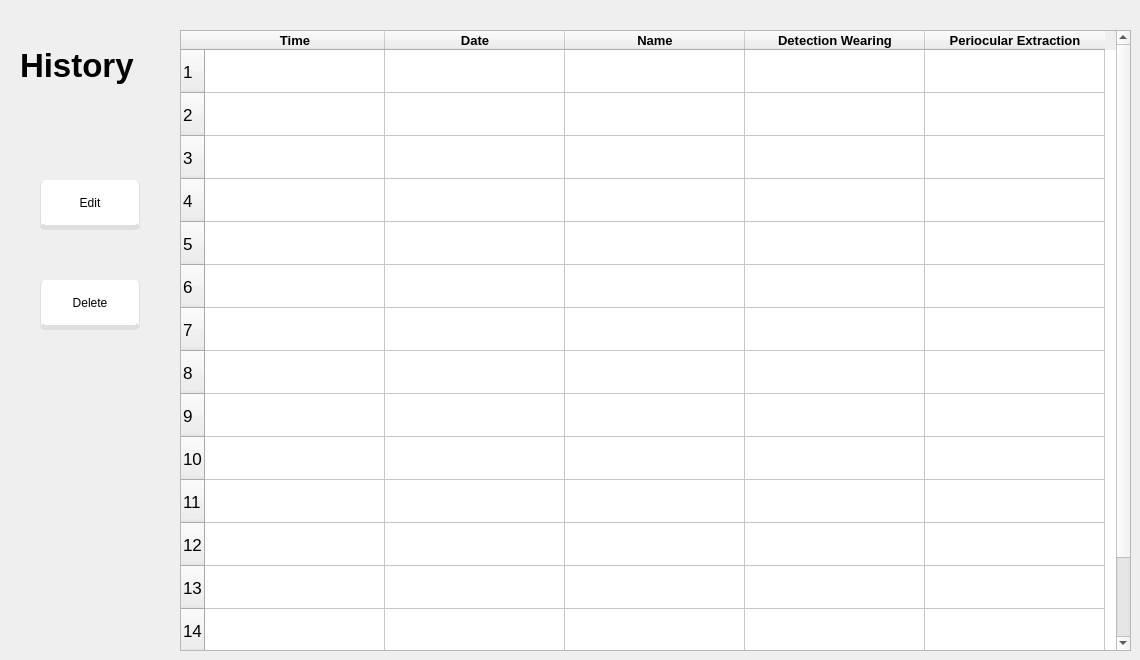
       <widget class="QWidget" name="history_page">
        <widget class="QLabel" name="history_lbl">
         <property name="geometry">
          <rect>
           <x>20</x>
           <y>10</y>
           <width>161</width>
           <height>111</height>
          </rect>
         </property>
         <property name="font">
          <font>
           <family>Helvetica</family>
           <pointsize>25</pointsize>
           <weight>75</weight>
           <bold>true</bold>
          </font>
         </property>
         <property name="styleSheet">
          <string notr="true">background:transparent;
</string>
         </property>
         <property name="text">
          <string>History</string>
         </property>
        </widget>
        <widget class="QTableWidget" name="tableWidget">
         <property name="geometry">
          <rect>
           <x>180</x>
           <y>30</y>
           <width>951</width>
           <height>621</height>
          </rect>
         </property>
         <property name="font">
          <font>
           <pointsize>13</pointsize>
          </font>
         </property>
         <property name="styleSheet">
          <string notr="true"/>
         </property>
         <property name="frameShape">
          <enum>QFrame::StyledPanel</enum>
         </property>
         <property name="frameShadow">
          <enum>QFrame::Raised</enum>
         </property>
         <property name="showGrid">
          <bool>true</bool>
         </property>
         <property name="gridStyle">
          <enum>Qt::SolidLine</enum>
         </property>
         <property name="wordWrap">
          <bool>true</bool>
         </property>
         <property name="rowCount">
          <number>15</number>
         </property>
         <attribute name="horizontalHeaderDefaultSectionSize">
          <number>180</number>
         </attribute>
         <attribute name="horizontalHeaderMinimumSectionSize">
          <number>50</number>
         </attribute>
         <attribute name="verticalHeaderDefaultSectionSize">
          <number>43</number>
         </attribute>
         <row/>
         <row/>
         <row/>
         <row/>
         <row/>
         <row/>
         <row/>
         <row/>
         <row/>
         <row/>
         <row/>
         <row/>
         <row/>
         <row/>
         <row/>
         <column>
          <property name="text">
           <string>Time</string>
          </property>
          <property name="font">
           <font>
            <family>Helvetica</family>
            <pointsize>10</pointsize>
            <weight>75</weight>
            <bold>true</bold>
           </font>
          </property>
         </column>
         <column>
          <property name="text">
           <string>Date</string>
          </property>
          <property name="font">
           <font>
            <family>Helvetica</family>
            <pointsize>10</pointsize>
            <weight>75</weight>
            <bold>true</bold>
           </font>
          </property>
         </column>
         <column>
          <property name="text">
           <string>Name</string>
          </property>
          <property name="font">
           <font>
            <family>Helvetica</family>
            <pointsize>10</pointsize>
            <weight>75</weight>
            <bold>true</bold>
           </font>
          </property>
         </column>
         <column>
          <property name="text">
           <string>Detection Wearing</string>
          </property>
          <property name="font">
           <font>
            <family>Helvetica</family>
            <pointsize>10</pointsize>
            <weight>75</weight>
            <bold>true</bold>
           </font>
          </property>
         </column>
         <column>
          <property name="text">
           <string>Periocular Extraction</string>
          </property>
          <property name="font">
           <font>
            <family>Helvetica</family>
            <pointsize>10</pointsize>
            <weight>75</weight>
            <bold>true</bold>
           </font>
          </property>
         </column>
        </widget>
        <widget class="QPushButton" name="edit_btn">
         <property name="geometry">
          <rect>
           <x>40</x>
           <y>180</y>
           <width>100</width>
           <height>50</height>
          </rect>
         </property>
         <property name="font">
          <font>
           <family>Helvetica</family>
          </font>
         </property>
         <property name="styleSheet">
          <string notr="true">QPushButton#edit_btn{
	background-color: rgb(255, 255, 255);
	color: rgb(0, 0, 0);
	border:none;
	border-radius: 5px;
	border-bottom: 5px solid rgb(223,223,225);
	border-left: 1px solid rgb(223,223,225);
	border-right: 1px solid rgb(223,223,225);
}
QPushButton#edit_btn:hover{
	
	background-color: rgb(249, 249, 249);
	border-bottom: 5px solid rgb(223,223,225);
	border-left: 1px solid rgb(223,223,225);
	border-right: 1px solid rgb(223,223,225);
}

QPushButton#edit_btn:pressed{
	padding-left:5px;
	padding-top:5px;
	background-color: rgb(182, 182, 182);
}</string>
         </property>
         <property name="text">
          <string>Edit</string>
         </property>
        </widget>
        <widget class="QPushButton" name="delete_btn">
         <property name="geometry">
          <rect>
           <x>40</x>
           <y>280</y>
           <width>100</width>
           <height>50</height>
          </rect>
         </property>
         <property name="font">
          <font>
           <family>Helvetica</family>
          </font>
         </property>
         <property name="styleSheet">
          <string notr="true">QPushButton#delete_btn{
	background-color: rgb(255, 255, 255);
	color: rgb(0, 0, 0);
	border:none;
	border-radius: 5px;
	border-bottom: 5px solid rgb(223,223,225);
	border-left: 1px solid rgb(223,223,225);
	border-right: 1px solid rgb(223,223,225);
}
QPushButton#delete_btn:hover{
	background-color: rgb(249, 249, 249);
	border-bottom: 5px solid rgb(223,223,225);
	border-left: 1px solid rgb(223,223,225);
	border-right: 1px solid rgb(223,223,225);
}

QPushButton#delete_btn:pressed{
	padding-left:5px;
	padding-top:5px;
	background-color: rgb(182, 182, 182);
}</string>
         </property>
         <property name="text">
          <string>Delete</string>
         </property>
        </widget>
       </widget>
